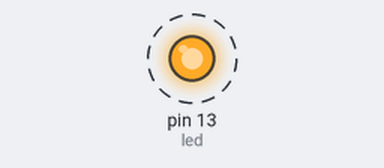
This sketch was run on a simulated Arduino Uno, built for the host (arithmetic inside an expression is 32-bit, double 64-bit). Shown: output pins drawn as LEDs (lit = HIGH). Dashed ring = blinking. WiFi joins after 1.5 s; servers stay silent unless stated.

Above: at 0.2 s.
Timing chart, 0 to 3.0 s (numbered marks = the images above):
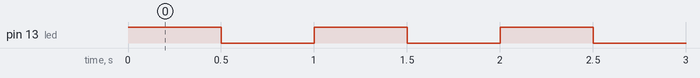

Measured:
- by itself, pin 13 (led): alternates HIGH for 0.50 s and LOW for 0.50 s

The sketch:

led_blink_web.ino
```cpp
//blinking led and see status on web page

#include <SPI.h>
#include <Ethernet.h>

byte mac[] = { 0x90, 0xA2, 0xDA, 0x0E, 0x9E, 0x63 };//change accordingly
IPAddress ip(192 ,168 ,1 ,100);  //change accordingly

EthernetServer server(80);

int led = 13;  //led on pin 13

void setup()
{
  pinMode(led, OUTPUT);    //pin 13 as output
  digitalWrite(led,HIGH);
  Serial.begin(9600);
  Serial.flush();
  //pinMode(8, OUTPUT);
  Ethernet.begin(mac, ip);
  server.begin();


}


void loop()
{
  EthernetClient client = server.available();
  client.println("LED STATUS");

     delay(500);

      digitalWrite(led, LOW);    // led ON
      client.print("LED is OFF   ");
      delay(500);
      digitalWrite(led, HIGH);    //led OFF
      client.print("LED is ON    ");
}
```
